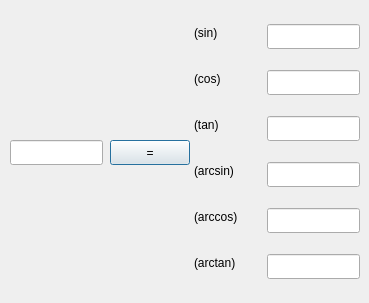
<?xml version="1.0" encoding="UTF-8"?>
<ui version="4.0">
 <class>MainWindow</class>
 <widget class="QDialog" name="MainWindow">
  <property name="geometry">
   <rect>
    <x>0</x>
    <y>0</y>
    <width>369</width>
    <height>303</height>
   </rect>
  </property>
  <property name="windowTitle">
   <string>TimerDialog</string>
  </property>
  <widget class="QLineEdit" name="lineEdit">
   <property name="geometry">
    <rect>
     <x>10</x>
     <y>140</y>
     <width>93</width>
     <height>25</height>
    </rect>
   </property>
  </widget>
  <widget class="QPushButton" name="pushButton">
   <property name="geometry">
    <rect>
     <x>110</x>
     <y>140</y>
     <width>80</width>
     <height>25</height>
    </rect>
   </property>
   <property name="text">
    <string>=</string>
   </property>
  </widget>
  <widget class="QLineEdit" name="sinLabel">
   <property name="geometry">
    <rect>
     <x>267</x>
     <y>24</y>
     <width>93</width>
     <height>25</height>
    </rect>
   </property>
  </widget>
  <widget class="QLineEdit" name="cosLabel">
   <property name="geometry">
    <rect>
     <x>267</x>
     <y>70</y>
     <width>93</width>
     <height>25</height>
    </rect>
   </property>
  </widget>
  <widget class="QLineEdit" name="tanLabel">
   <property name="geometry">
    <rect>
     <x>267</x>
     <y>116</y>
     <width>93</width>
     <height>25</height>
    </rect>
   </property>
  </widget>
  <widget class="QLineEdit" name="arcsinLabel">
   <property name="geometry">
    <rect>
     <x>267</x>
     <y>162</y>
     <width>93</width>
     <height>25</height>
    </rect>
   </property>
  </widget>
  <widget class="QLineEdit" name="arccosLabel">
   <property name="geometry">
    <rect>
     <x>267</x>
     <y>208</y>
     <width>93</width>
     <height>25</height>
    </rect>
   </property>
  </widget>
  <widget class="QLineEdit" name="arctanLabel">
   <property name="geometry">
    <rect>
     <x>267</x>
     <y>254</y>
     <width>93</width>
     <height>25</height>
    </rect>
   </property>
  </widget>
  <widget class="QLabel" name="label">
   <property name="geometry">
    <rect>
     <x>194</x>
     <y>24</y>
     <width>67</width>
     <height>17</height>
    </rect>
   </property>
   <property name="text">
    <string>(sin)</string>
   </property>
  </widget>
  <widget class="QLabel" name="label_2">
   <property name="geometry">
    <rect>
     <x>194</x>
     <y>70</y>
     <width>67</width>
     <height>17</height>
    </rect>
   </property>
   <property name="text">
    <string>(cos)</string>
   </property>
  </widget>
  <widget class="QLabel" name="label_3">
   <property name="geometry">
    <rect>
     <x>194</x>
     <y>116</y>
     <width>67</width>
     <height>17</height>
    </rect>
   </property>
   <property name="text">
    <string>(tan)</string>
   </property>
  </widget>
  <widget class="QLabel" name="label_4">
   <property name="geometry">
    <rect>
     <x>194</x>
     <y>162</y>
     <width>67</width>
     <height>17</height>
    </rect>
   </property>
   <property name="text">
    <string>(arcsin)</string>
   </property>
  </widget>
  <widget class="QLabel" name="label_5">
   <property name="geometry">
    <rect>
     <x>194</x>
     <y>208</y>
     <width>67</width>
     <height>17</height>
    </rect>
   </property>
   <property name="text">
    <string>(arccos)</string>
   </property>
  </widget>
  <widget class="QLabel" name="label_6">
   <property name="geometry">
    <rect>
     <x>194</x>
     <y>254</y>
     <width>67</width>
     <height>17</height>
    </rect>
   </property>
   <property name="text">
    <string>(arctan)</string>
   </property>
  </widget>
 </widget>
 <resources/>
 <connections/>
</ui>
